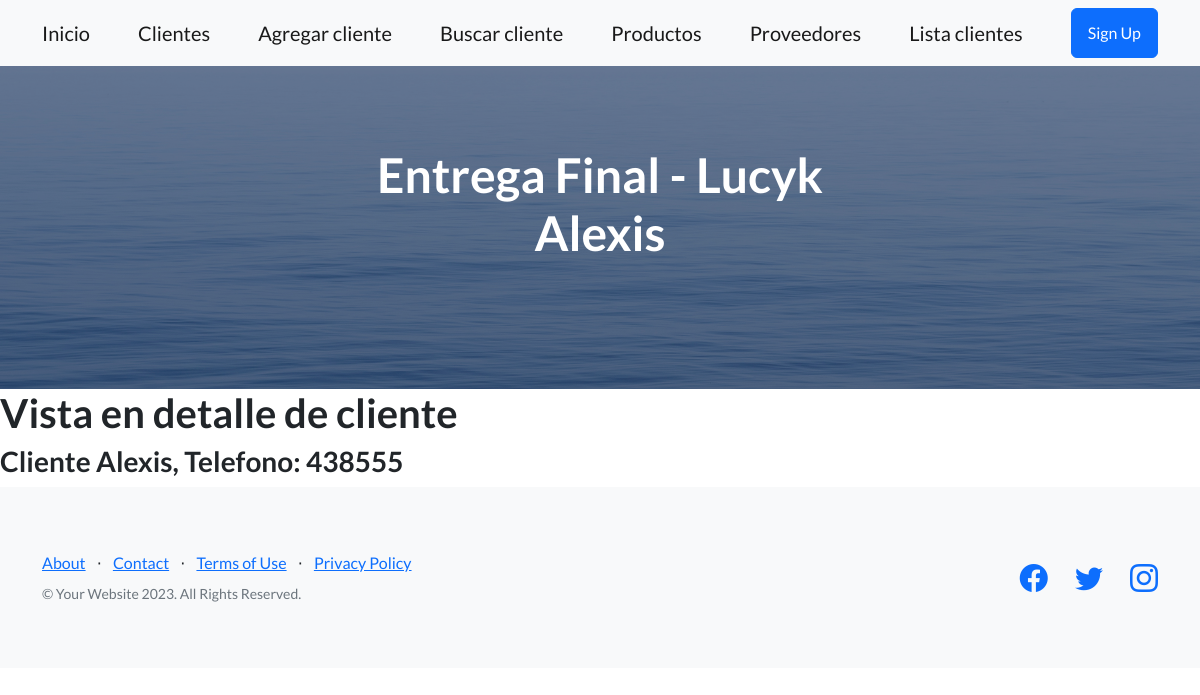
The app's page /app-tercera/detalle-cliente/1, older data.
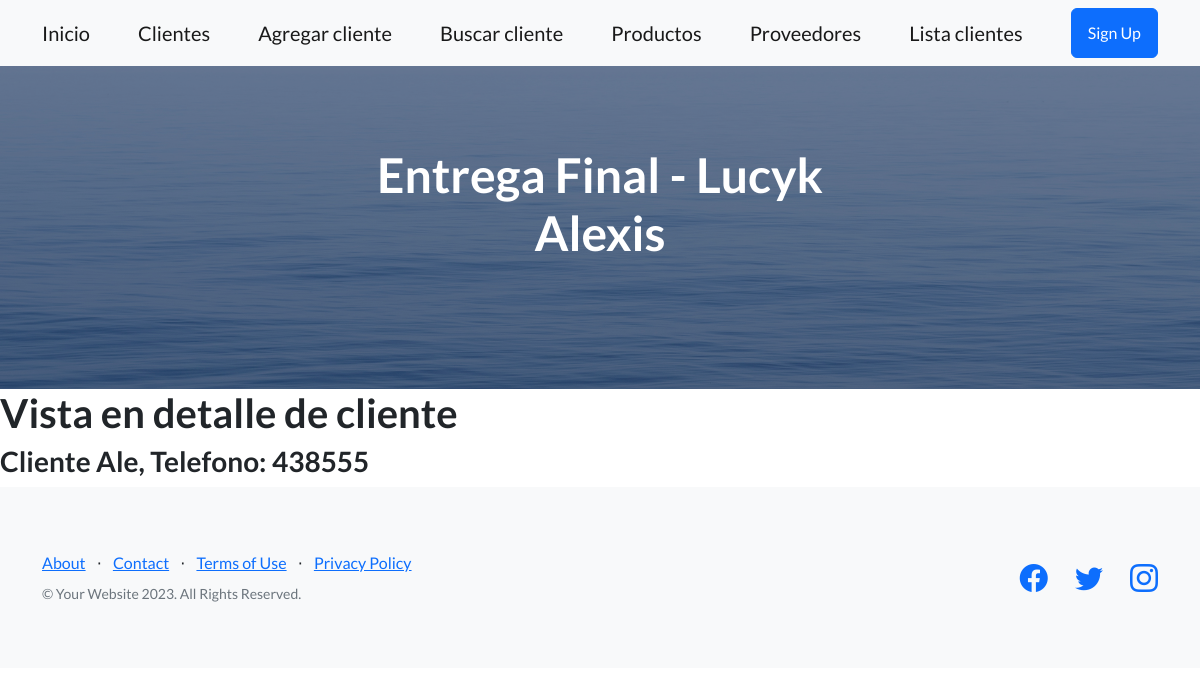
The same page, newer data.
### AppTercera/models.py (models this page shows, shortened)
class Cliente(models.Model):
    apellido=models.CharField(max_length=30)
    nombre=models.CharField(max_length=30)
    telefono=models.IntegerField()

### AppTercera/views.py (the view)
# urls.py: path('detalle-cliente/<pk>', ClienteDetail.as_view(), name='DetalleCliente'),
class ClienteDetail(DetailView):
    model = Cliente
    template_name = "cliente_detail.html"
    context_object_name = 'cliente'

### AppTercera/templates/cliente_detail.html
{% extends 'padre.html' %}
{% block contenidoQueCambia %}
    <h1>Vista en detalle de cliente</h1>
    <h3> Cliente {{cliente.nombre}}, Telefono: {{cliente.telefono}}</h3>
{% endblock contenidoQueCambia %}

Row changes from the older to the newer data that the page shows:
changed Cliente: nombre "Alexis" → "Ale"
